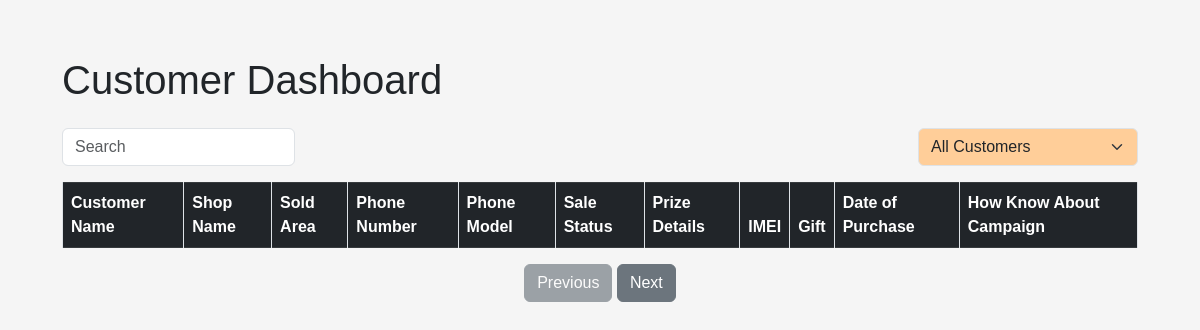
Page /customer-dashboard/ on the earlier database version.
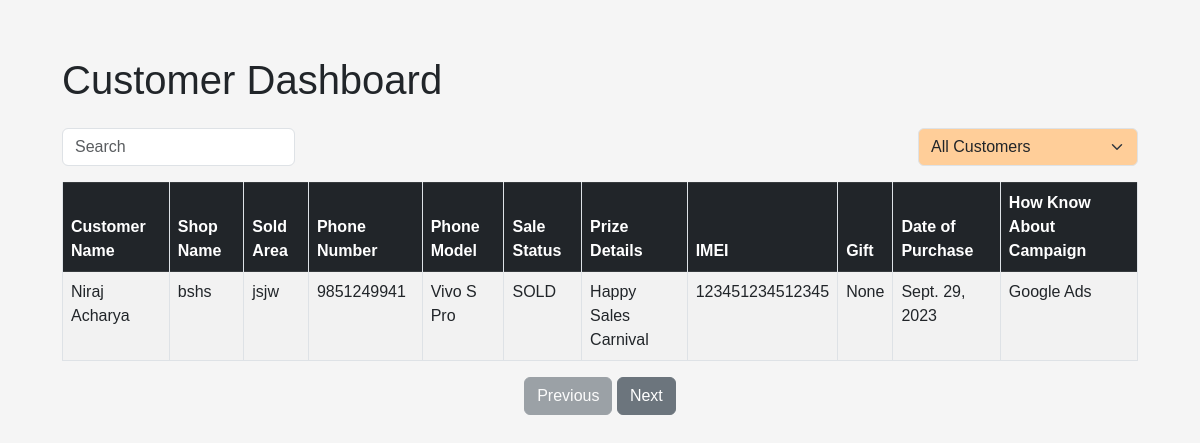
Same page on the later database version.
### gifts/models.py (models this page shows, shortened)
class Customer(models.Model):
    CAMPAIGN_CHOICES = [
        ("Facebook Ads", "Facebook Ads"),
        ("Reatil Shop", "Reatil Shop"),
        ("Google Ads", "Google Ads"),
        ("Others", "Others"),
    ]
    customer_name = models.CharField(max_length=400)
    shop_name = models.TextField()
    sold_area = models.CharField(max_length=800)
    phone_number = models.CharField(max_length=400)
    phone_model = models.ForeignKey(MobilePhone, on_delete=models.CASCADE)
    sale_status = models.CharField(max_length=400, default="SOLD")
    prize_details = models.CharField(
        max_length=900, default="Happy Sales Carnival")
    gift = models.ForeignKey(Gift, on_delete=models.CASCADE, null=True)
    imei = models.CharField(max_length=400)
    date_of_purchase = models.DateField(auto_now_add=True, auto_now=False)
    how_know_about_campaign = models.CharField(
        max_length=800, choices=CAMPAIGN_CHOICES)
    recharge_card = models.ForeignKey(RechargeCard, on_delete=models.CASCADE,null=True)
    class Meta:
        ordering = ("-date_of_purchase",)

class MobilePhone(models.Model):
    phone_model = models.CharField(max_length=400)
    phone_image = models.ImageField()
    phone_price = models.IntegerField()
    def __str__(self):
        return self.phone_model

### gifts/views.py (the view)
# urls.py: path('customer-dashboard/', customer_dashboard, name='customer_dashboard'),
def customer_dashboard(request):
    customers = Customer.objects.all()
    customers_with_gifts = Customer.objects.filter(gift__isnull=False)
    customers_without_gifts = Customer.objects.filter(gift__isnull=True)
    context = {
        'customers': customers,
        'customers_with_gifts': customers_with_gifts,
        'customers_without_gifts': customers_without_gifts,
    }
    return render(request, 'customer_dashboard.html', context)

### gifts/templates/customer_dashboard.html (shortened to what this page needs)
{% load static %}
<!DOCTYPE html>
<html lang="en">
<head>
    <link rel="stylesheet" href="https://cdn.jsdelivr.net/npm/bootstrap@5.3.0/dist/css/bootstrap.min.css">
    <link rel="stylesheet" href="{% static 'dashboard.css' %}">
</head>
<body>
    <div class="container mt-4">
        <h1 class="mb-4">Customer Dashboard</h1>
        <div class="d-flex justify-content-between align-items-center mb-3">
            <div class="form-group mb-0">
                <input type="text" id="searchInput" class="form-control" placeholder="Search">
            </div>
            <div class="form-group mb-0">
                <select class="form-select filterSelect" id="giftFilter" style="background-color:#ffce99;">
                    <option value="">All Customers</option>
                </select>
            </div>
        </div>
        <table class="table table-striped table-bordered">
            <thead class="table-dark">
                <tr>
                    <th>Customer Name</th>
                    <th>Shop Name</th>
                    <th>Sold Area</th>
                    <th>Phone Number</th>
                    <th>Phone Model</th>
                    <th>Sale Status</th>
                    <th>Prize Details</th>
                    <th>IMEI</th>
                    <th>Gift</th>
                    <th>Date of Purchase</th>
                    <th>How Know About Campaign</th>
                </tr>
            </thead>
            <tbody>
                {% for customer in customers %}
                <tr class="customer-row {% if customer.gift %}customers-with-gift{% else %}customers-no-gift{% endif %}">
                    <td>{{ customer.customer_name }}</td>
                    <td>{{ customer.shop_name }}</td>
                    <td>{{ customer.sold_area }}</td>
                    <td>{{ customer.phone_number }}</td>
                    <td>{{ customer.phone_model }}</td>
                    <td>{{ customer.sale_status }}</td>
                    <td>{{ customer.prize_details }}</td>
                    <td>{{ customer.imei }}</td>
                    <td>{{ customer.gift }}</td>
                    <td>{{ customer.date_of_purchase }}</td>
                    <td>{{ customer.how_know_about_campaign }}</td>
                </tr>
                {% endfor %}
            </tbody>
        </table>
        <div class="text-center">
            <button class="btn btn-secondary mr-2" id="prevBtn">Previous</button>
            <button class="btn btn-secondary" id="nextBtn">Next</button>
        </div>
    </div>
</body>
</html>

Differences in the rows shown:
added Customer: customer_name "Niraj Acharya", shop_name "bshs", sold_area "jsjw", phone_number "9851249941", phone_model "Vivo S Pro", sale_status "SOLD", prize_details "Happy Sales Carnival", imei "123451234512345", gift "None", date_of_purchase "Sept. 29, 2023", how_know_about_campaign "Google Ads"
